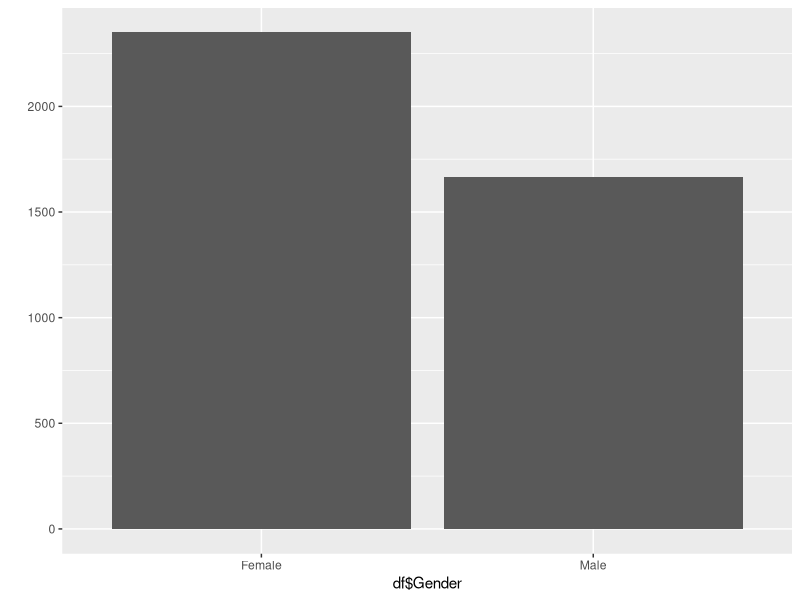
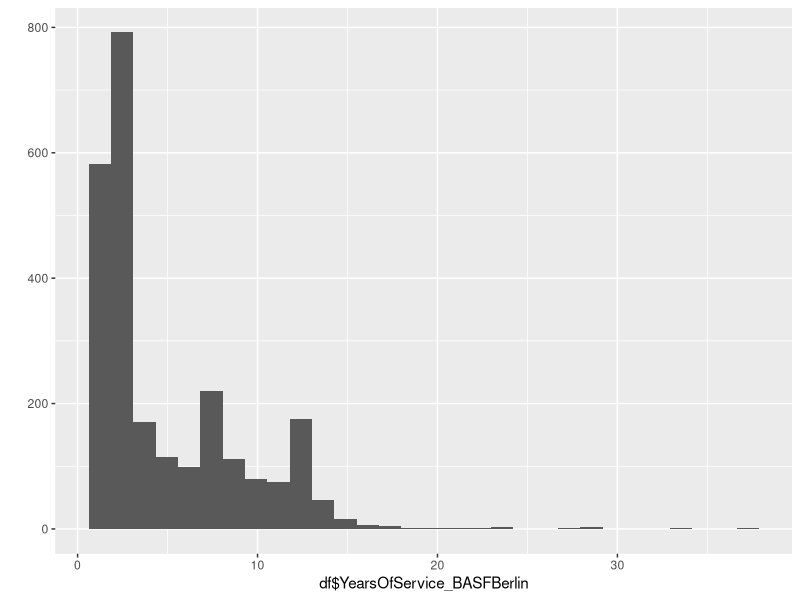
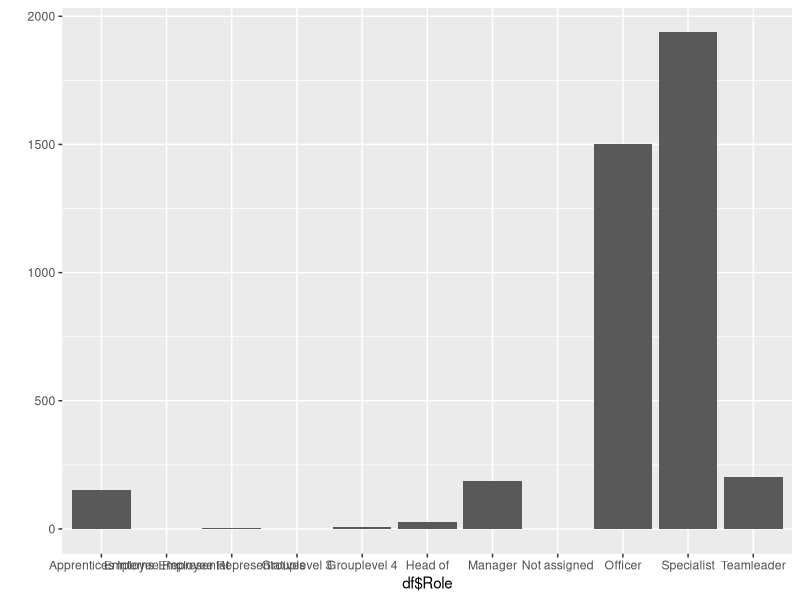
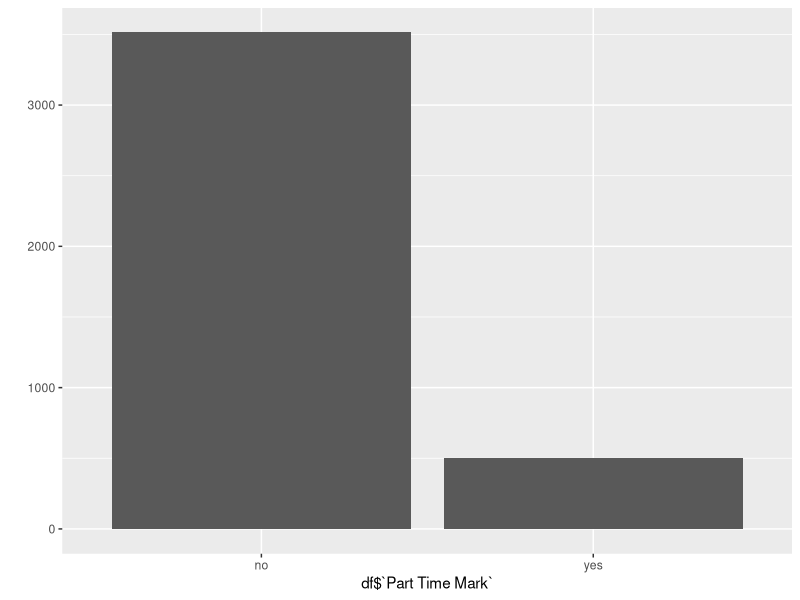
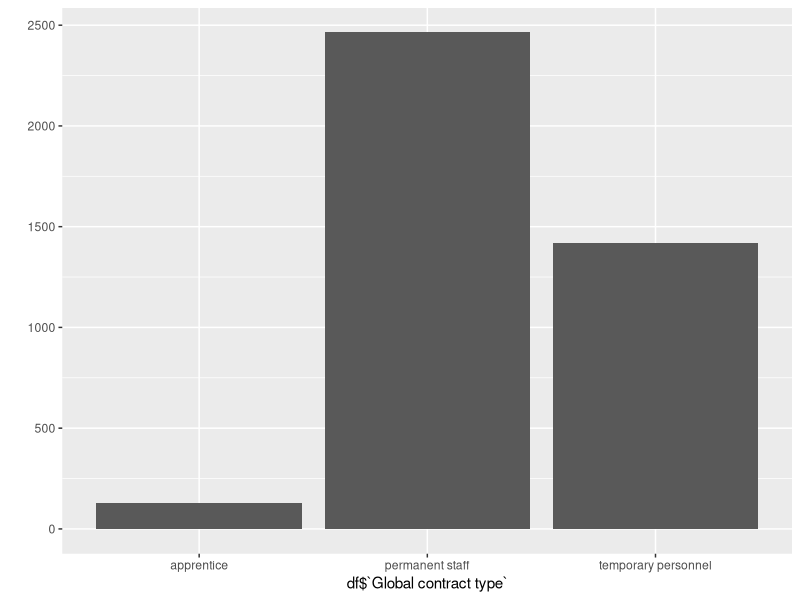
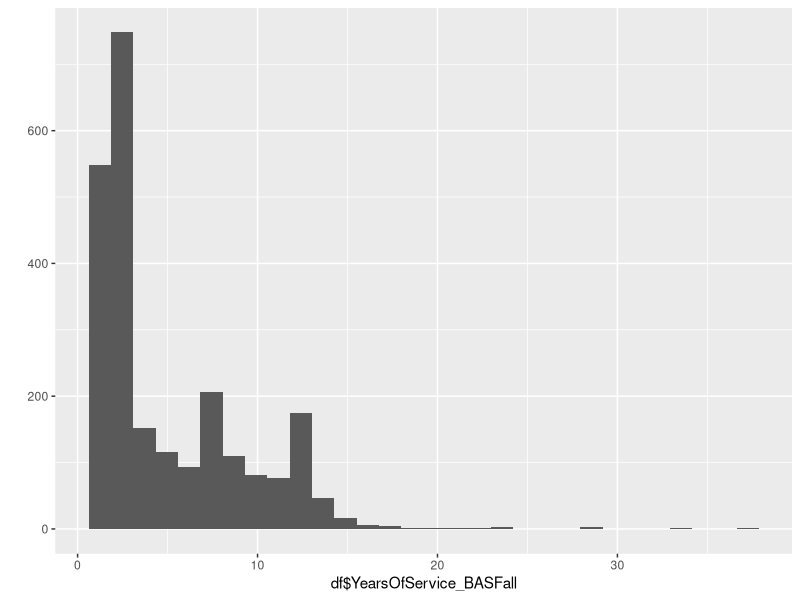
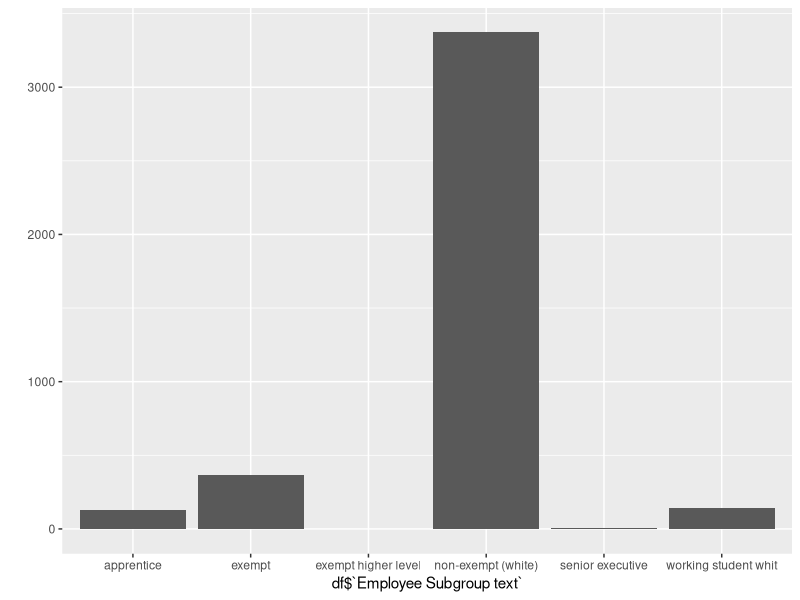
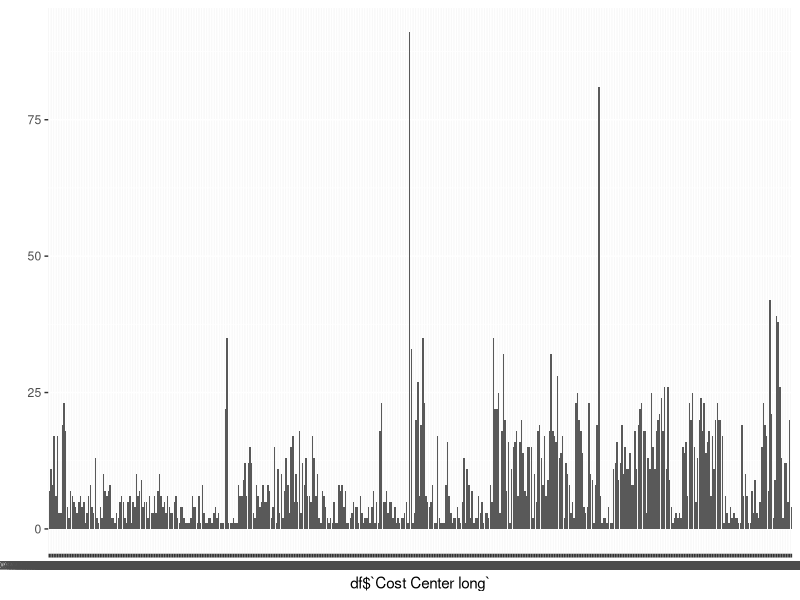

The R script that drew these images, in order:
## ---- chunk 1
library(readxl)
library(ggplot2)

df <- read_xlsx("Markdowns/20211205_raw_dataset.xlsx")
## ---- chunk 2
#all Chars in numeric 
  #Years of Service Berlin
data_chars_as_num <- df

YearsOfService_BASFBerlin <- df[3]
data_chars_as_num[ ,  "YearsOfService_BASFBerlin"] <- 
  as.data.frame(apply(data_chars_as_num[ , "YearsOfService_BASFBerlin"], 2, as.numeric))

  #Years Service all
YearsOfService_BASFall <- df[8]
data_chars_as_num[ ,  "YearsOfService_BASFall"] <- 
  as.data.frame(apply(data_chars_as_num[ , "YearsOfService_BASFall"], 2, as.numeric))

YearsOfService_BASFBerlin <- data_chars_as_num[3]
YearsOfService_BASFall <- data_chars_as_num[8]

df[3] = YearsOfService_BASFBerlin
df[8] = YearsOfService_BASFall

str(df)

## ---- chunk 3
unique(df$Gender)
summary(df$Gender)
sum(is.na(df$Gender))
qplot(df$Gender)
## ---- chunk 4
unique(df$Nationality)
summary(df$Nationality)
sum(is.na(df$Nationality))
## ---- chunk 5
unique(df$YearsOfService_BASFBerlin)
summary(df$YearsOfService_BASFBerlin)
sum(is.na(df$YearsOfService_BASFBerlin))
qplot(df$YearsOfService_BASFBerlin)
## ---- chunk 6
unique(df$`Position text`)
summary(df$`Position text`)
sum(is.na(df$`Position text`))
## ---- chunk 7
unique(df$Role)
summary(df$Role)
sum(is.na(df$Role))
qplot(df$Role)
## ---- chunk 8
unique(df$`Part Time Mark`)
summary(df$`Part Time Mark`)
sum(is.na(df$`Part Time Mark`))
qplot(df$`Part Time Mark`)
## ---- chunk 9
unique(df$`Global contract type`)
summary(df$`Global contract type`)
sum(is.na(df$`Global contract type`))
qplot(df$`Global contract type`)
## ---- chunk 10
unique(df$YearsOfService_BASFall)
summary(df$YearsOfService_BASFall)
sum(is.na(df$YearsOfService_BASFall))
qplot(df$YearsOfService_BASFall)
## ---- chunk 11
unique(df$`Employee Subgroup text`)
summary(df$`Employee Subgroup text`)
sum(is.na(df$`Employee Subgroup text`))
qplot(df$`Employee Subgroup text`)
## ---- chunk 12
unique(df$`Cost Center long`)
summary(df$`Cost Center long`)
sum(is.na(df$`Cost Center long`))
qplot(df$`Cost Center long`)
